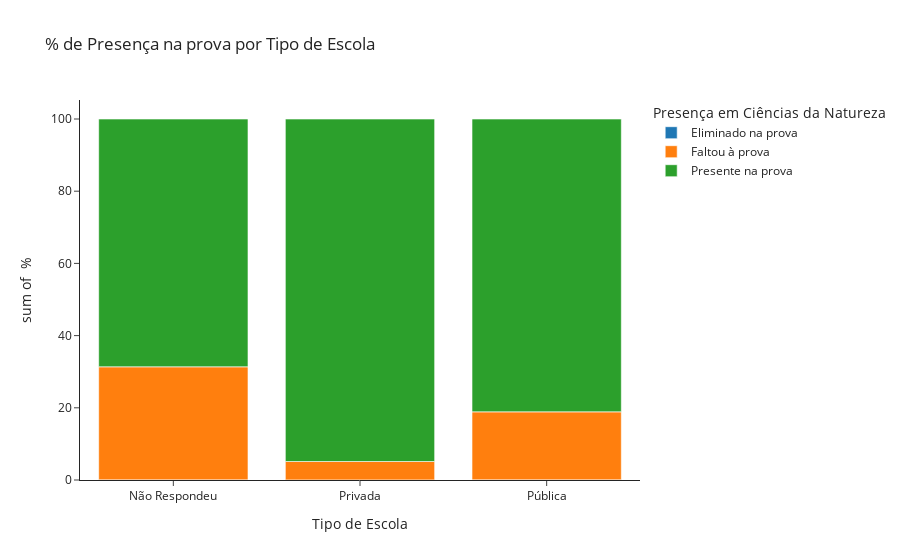

Notebook source saved alongside this figure:
### Code cell
img = pltx.histogram(df_escolas_tipo.groupby(['DES_ESCOLA','TP_PRESENCA_CN'])['TP_ESCOLA'].count().groupby(level=0).apply(lambda x: 100 * x / float(x.sum())).reset_index(name="PERCENTUAL"), 
                     x="DES_ESCOLA", y="PERCENTUAL", color="TP_PRESENCA_CN",
                     title="% de Presença nas provas por Tipo de Escola",
                     #Altera o tamanho do gráfico
                     #width=600, height=400,
                     labels={ # Alterar o nome original das colunas
                       "DES_ESCOLA": "Tipo de Escola",  "PERCENTUAL": " % ", "TP_PRESENCA_CN": "Presença em Ciências da Natureza"},
                     category_orders={ # Troca a ordem original das colunas
                       "TP_LINGUA": [1, 0]},
                     template="simple_white"
                     )
img.show()

### Figure 1 — Plotly figure (JSON) as saved in the notebook; plotly's stock layout.template omitted (floating-point values rounded to 4 significant figures)
{"data": [{"alignmentgroup": "True", "bingroup": "x", "histfunc": "sum", "hovertemplate": "Presença em Ciências da Natureza=Eliminado na prova<br>Tipo de Escola=%{x}<br>sum of  % =%{y}<extra></extra>", "legendgroup": "Eliminado na prova", "marker": {"color": "#1F77B4", "pattern": {"shape": ""}}, "name": "Eliminado na prova", "offsetgroup": "Eliminado na prova", "orientation": "v", "showlegend": true, "type": "histogram", "x": ["Não Respondeu", "Privada", "Pública"], "xaxis": "x", "y": [0.03676, 0.03202, 0.04073], "yaxis": "y"}, {"alignmentgroup": "True", "bingroup": "x", "histfunc": "sum", "hovertemplate": "Presença em Ciências da Natureza=Faltou à prova<br>Tipo de Escola=%{x}<br>sum of  % =%{y}<extra></extra>", "legendgroup": "Faltou à prova", "marker": {"color": "#FF7F0E", "pattern": {"shape": ""}}, "name": "Faltou à prova", "offsetgroup": "Faltou à prova", "orientation": "v", "showlegend": true, "type": "histogram", "x": ["Não Respondeu", "Privada", "Pública"], "xaxis": "x", "y": [31.32, 5.092, 18.84], "yaxis": "y"}, {"alignmentgroup": "True", "bingroup": "x", "histfunc": "sum", "hovertemplate": "Presença em Ciências da Natureza=Presente na prova<br>Tipo de Escola=%{x}<br>sum of  % =%{y}<extra></extra>", "legendgroup": "Presente na prova", "marker": {"color": "#2CA02C", "pattern": {"shape": ""}}, "name": "Presente na prova", "offsetgroup": "Presente na prova", "orientation": "v", "showlegend": true, "type": "histogram", "x": ["Não Respondeu", "Privada", "Pública"], "xaxis": "x", "y": [68.64, 94.88, 81.12], "yaxis": "y"}], "layout": {"barmode": "relative", "legend": {"title": {"text": "Presença em Ciências da Natureza"}, "tracegroupgap": 0}, "title": {"text": "% de Presença na prova por Tipo de Escola"}, "xaxis": {"anchor": "y", "domain": [0, 1], "title": {"text": "Tipo de Escola"}}, "yaxis": {"anchor": "x", "domain": [0, 1], "title": {"text": "sum of  % "}}}}
